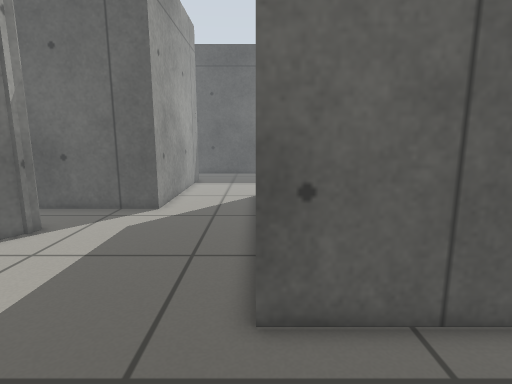
[1] (above)

16 first-person views from a walk through a Gazebo world. The camera is 0.72 m above the floor, tilts 10° down and sees 80° across. The floor is counted in squares, 0.2 m on a side. Each view is taken from the middle of a square. On the plan, view 1 faces up. The plan holds only what a view shows up to about 20 squares ahead; the rest is blank.

[2]
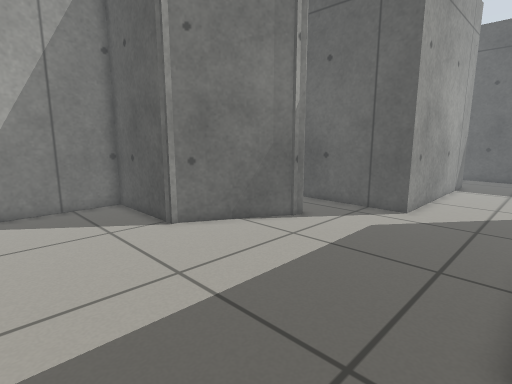

[3]
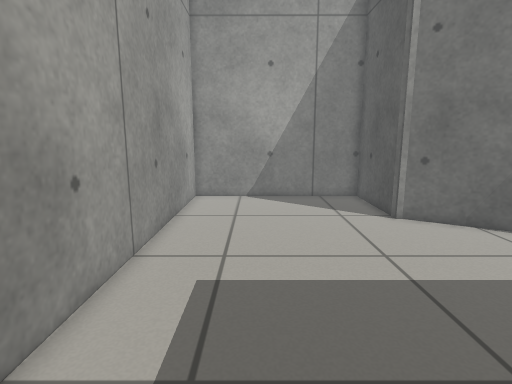

[4]
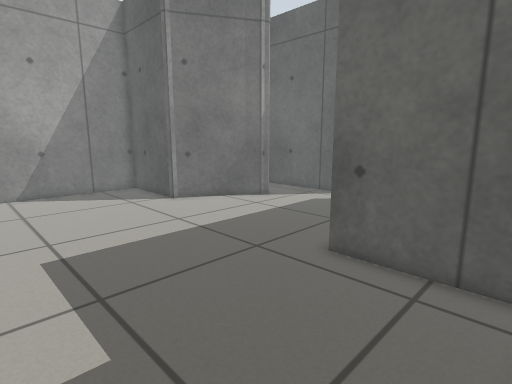

[5]
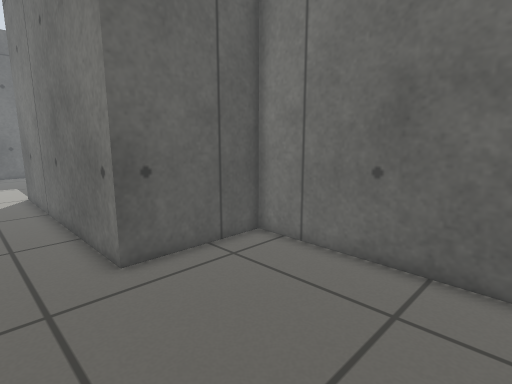

[6]
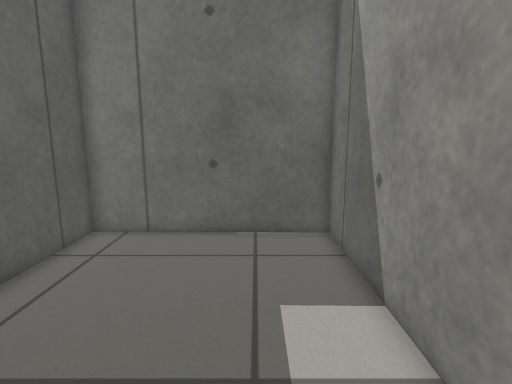

[7]
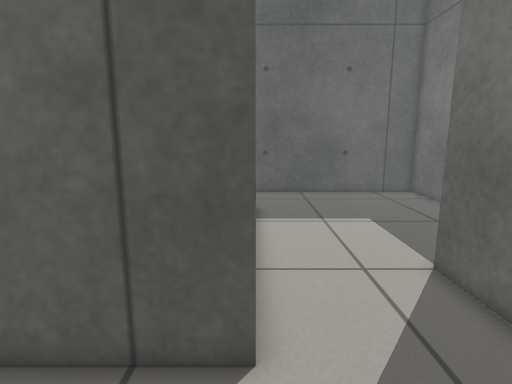

[8]
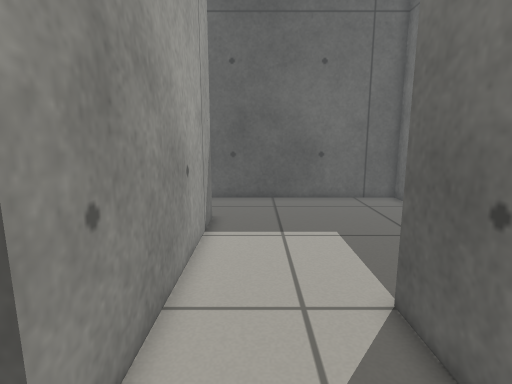

[9]
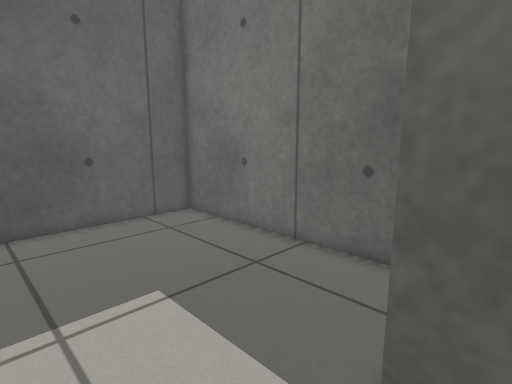

[10]
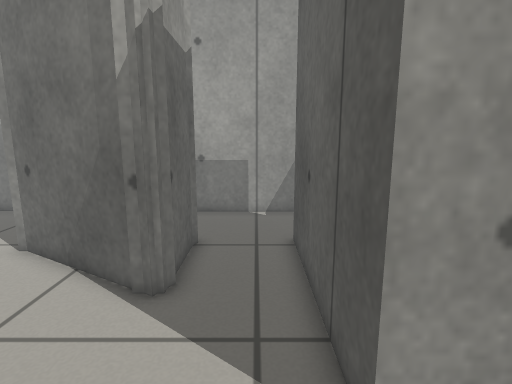

[11]
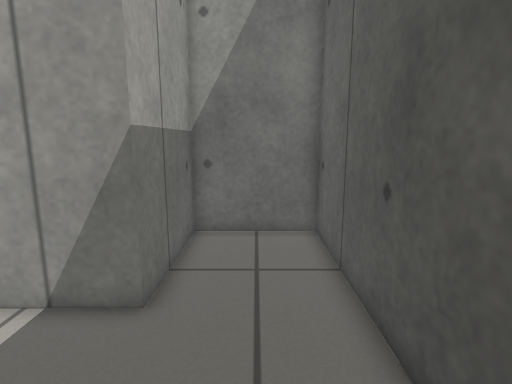

[12]
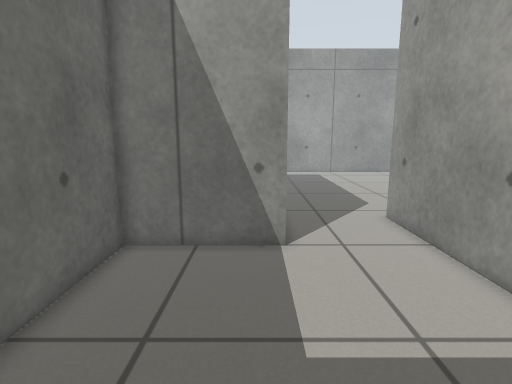

[13]
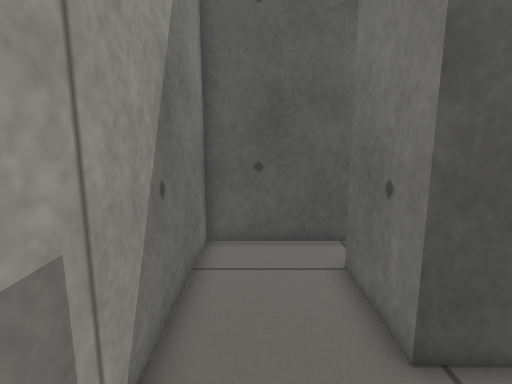

[14]
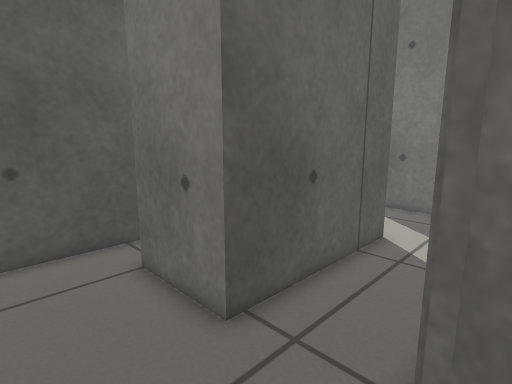

[15]
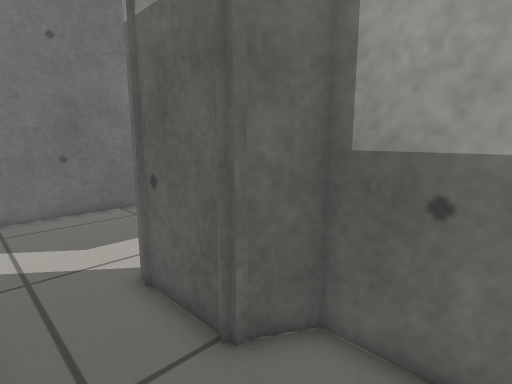

[16]
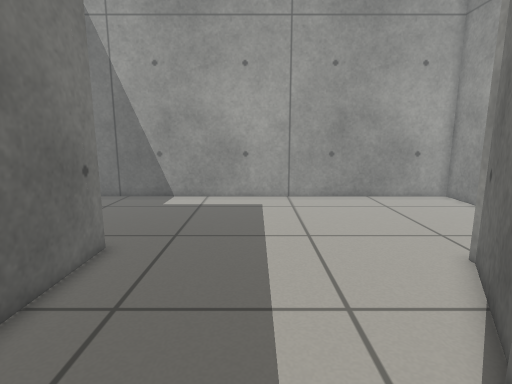

### Floor plan
Points are (right, up) in squares from view 1. A wall is a line through its corners. A room is listed if a view was taken in it or the views show most of it. See-through windows are left out.
Room 1 (views 1, 2, 3, 4, 5, 6, 7, 8, 9, 10, 16)
walls: (-11.4, 6.7) (-11.4, 6.4) (-17, 6.4); (-8.5, 11.6) (-11.7, 6.1); (-9.2, 12.1) (-8.6, 11.7) (-8.6, 11); (-16.7, 6.4) (-16.7, -3.9); (-17, -3.8) (5.3, -3.8) (5.5, 5.3) (0, 5.3) (0, 19.1); (-5, 20.5) (-5, 15.3) (-7.5, 15.3)
ways out: opening at (-2, 20) to room 2; opening at (-8.7, 14) to room 3
Room 2 (views 11, 12)
walls: (0, 19.1) (5.5, 19.1) (5.5, 31.3) (-10.5, 31.3) (-10.5, 26.6) (-5, 26.6) (-5, 20.5)
ways out: opening at (-2, 20) to room 1
Room 3 (views 13, 14, 15)
walls: (-12.5, 11.8) (-8.6, 11.8); (-11.5, 21.3) (-16.7, 21.3) (-16.7, 11); (-7.5, 15.3) (-12.5, 15.3) (-12.5, 19.1); (-16, 10.3) (-13.1, 10.3) (-12.1, 12)
ways out: opening at (-8.7, 14) to room 1

Positions as (right, up) in squares from view 1, and headings:
1: (0, 0), facing up
2: (0, 0), facing up-left
3: (2, 0), facing left
4: (5, -3), facing up-left
5: (-3, -3), facing up-right
6: (-6, -1), facing right
7: (-5, 11), facing up
8: (-3, 13), facing up
9: (-3, 18), facing up-right
10: (-2, 14), facing left
11: (1, 29), facing left
12: (1, 29), facing down
13: (-15, 11), facing up
14: (-16, 11), facing up-right
15: (-16, 15), facing down-right
16: (-5, 15), facing down
